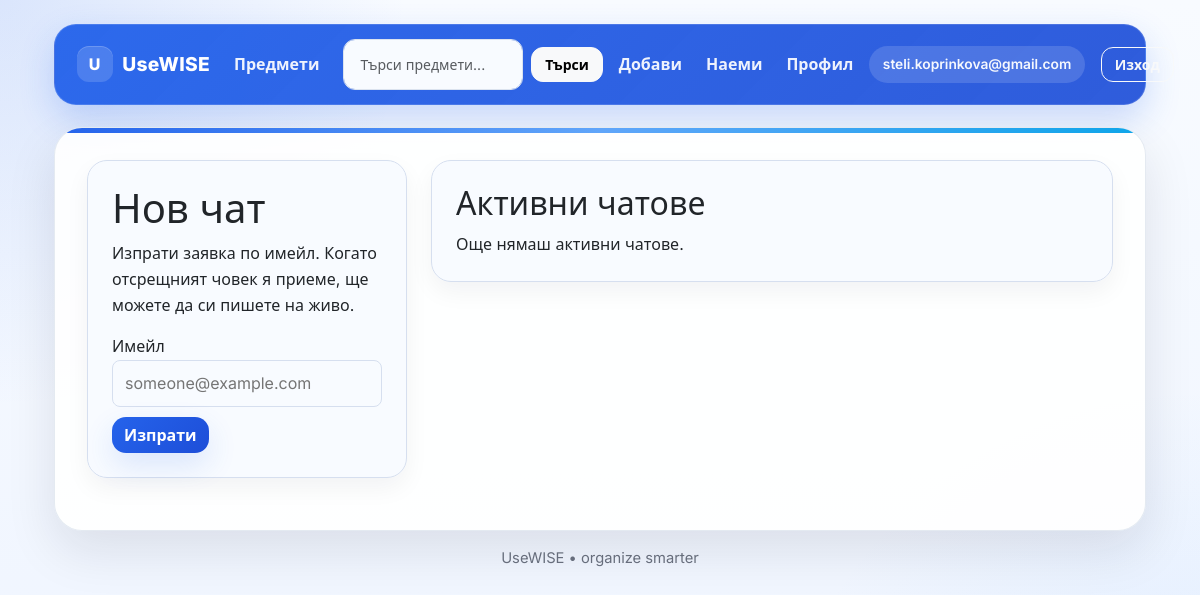
/chat/ (signed in), run on an earlier commit of the app's database.
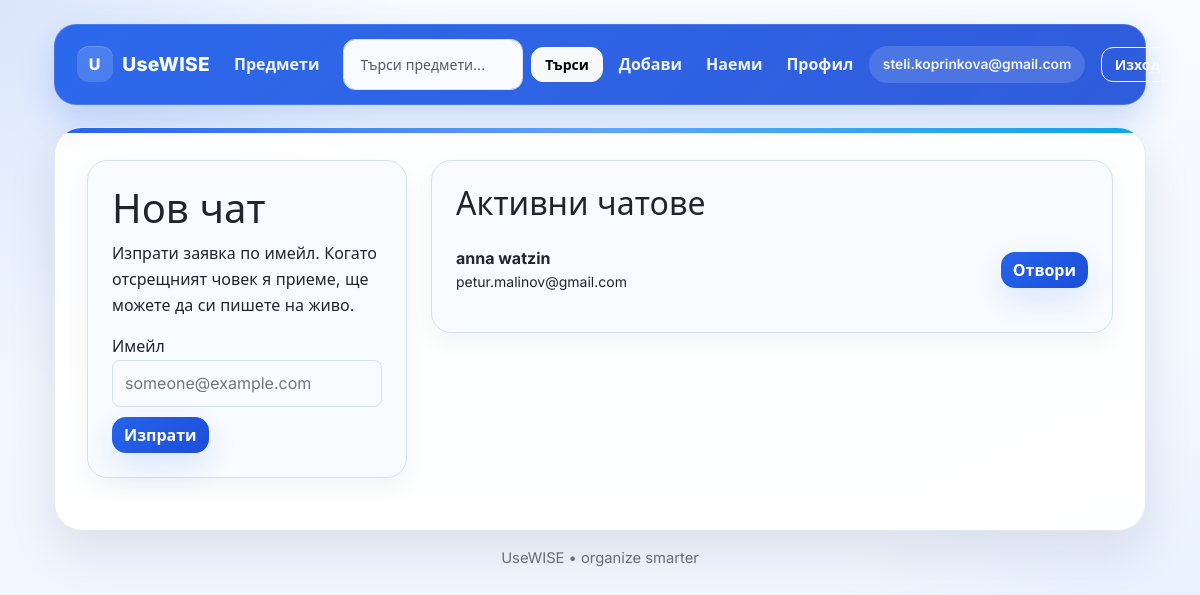
And on a later commit of the database.
### chat/models.py (models this page shows, shortened)
class Friendship(models.Model):
    class Status(models.TextChoices):
        PENDING = "pending", "Pending"
        ACCEPTED = "accepted", "Accepted"
    from_user = models.ForeignKey(
        settings.AUTH_USER_MODEL,
        on_delete=models.CASCADE,
        related_name="friend_requests_sent",
    )
    to_user = models.ForeignKey(
        settings.AUTH_USER_MODEL,
        on_delete=models.CASCADE,
        related_name="friend_requests_received",
    )
    status = models.CharField(
        max_length=10,
        choices=Status.choices,
        default=Status.PENDING,
    )
    created_at = models.DateTimeField(auto_now_add=True)
    class Meta:
        constraints = [
            models.UniqueConstraint(
                fields=["from_user", "to_user"],
                name="chat_friendship_unique_pair",
            ),
        ]
        ordering = ["-created_at"]

### accounts/models.py (models this page shows, shortened)
class User(AbstractUser):
    email = models.EmailField(_("имейл"), unique=True)
    phone = models.CharField(_("телефонен номер"), max_length=20, unique=True)
    country = models.CharField(_("държава"), max_length=100)
    city_or_village = models.CharField(_("град/село"), max_length=100)
    USERNAME_FIELD = "email"
    EMAIL_FIELD = "email"
    REQUIRED_FIELDS = ["first_name", "last_name", "phone", "country", "city_or_village"]
    objects = UserManager()

### chat/views.py (the view)
# urls.py: path("", views.contact_list, name="list"),
@login_required
def contact_list(request):
    friendships = (
        Friendship.objects.filter(Q(from_user=request.user) | Q(to_user=request.user))
        .select_related("from_user", "to_user")
    )
    pending_in = friendships.filter(
        to_user=request.user,
        status=Friendship.Status.PENDING,
    )
    pending_out = friendships.filter(
        from_user=request.user,
        status=Friendship.Status.PENDING,
    )
    accepted = friendships.filter(status=Friendship.Status.ACCEPTED)
    return render(
        request,
        "chat/friends.html",
        {
            "accepted": accepted,
            "pending_in": pending_in,
            "pending_out": pending_out,
        },
    )

### chat/templates/chat/friends.html (shortened to what this page needs)
{% extends "base.html" %}
{% block content %}
<div class="chat-layout">
  <section class="card">
    <h1 class="chat-panel-title">Нов чат</h1>
    <p class="chat-help">Изпрати заявка по имейл. Когато отсрещният човек я приеме, ще можете да си пишете на живо.</p>
    <form method="post" action="{% url 'chat:add_contact' %}">
      <label for="email">Имейл</label>
      <div class="chat-form-row">
        <input id="email" type="email" name="email" placeholder="someone@example.com" required />
        <button type="submit" class="btn btn-primary">Изпрати</button>
      </div>
    </form>
  </section>
  <section>
    <div class="card chat-section">
      <h2 class="chat-panel-title">Активни чатове</h2>
      <ul class="chat-list">
        {% for f in accepted %}
          {% if f.from_user_id == user.id %}
            {% with other=f.to_user %}
              <li>
                <div class="chat-list-item">
                  <div class="chat-person">
                    <div class="chat-name">{{ other.get_full_name|default:other.email }}</div>
                    <div class="chat-email">{{ other.email }}</div>
                  </div>
                  <div class="chat-actions">
                    <a class="btn btn-primary" href="{% url 'chat:room' f.id %}">Отвори</a>
                  </div>
                </div>
              </li>
            {% endwith %}
          {% else %}
            {% with other=f.from_user %}
              <li>
                <div class="chat-list-item">
                  <div class="chat-person">
                    <div class="chat-name">{{ other.get_full_name|default:other.email }}</div>
                    <div class="chat-email">{{ other.email }}</div>
                  </div>
                  <div class="chat-actions">
                    <a class="btn btn-primary" href="{% url 'chat:room' f.id %}">Отвори</a>
                  </div>
                </div>
              </li>
            {% endwith %}
          {% endif %}
        {% empty %}
          <li><p class="chat-empty">Още нямаш активни чатове.</p></li>
        {% endfor %}
      </ul>
    </div>
  </section>
</div>
{% endblock %}

What changed in the data, as far as the page shows it:
added Friendship: from_user.get_full_name "anna watzin", from_user.email "petur.malinov@gmail.com"
Also different on the page:
text no longer shown: "Още нямаш активни чатове."
